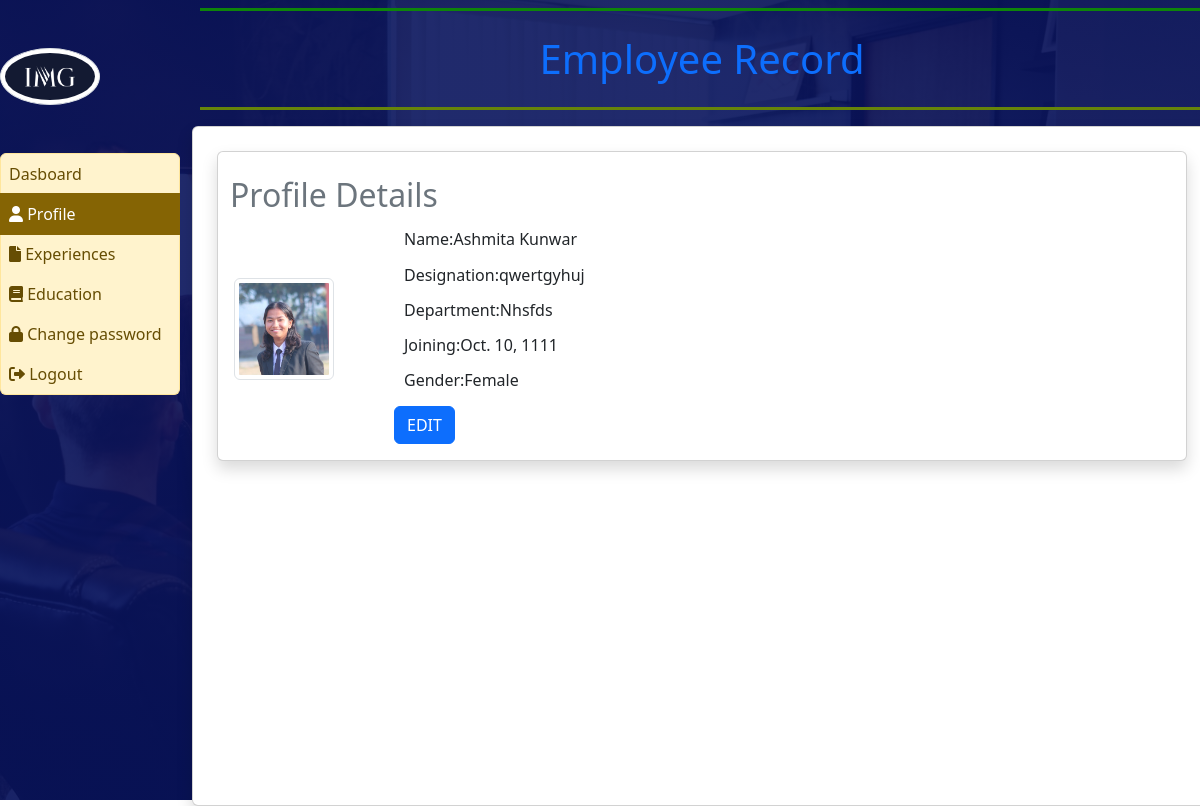
Page /emp_profile/ (signed in) on the earlier database version.
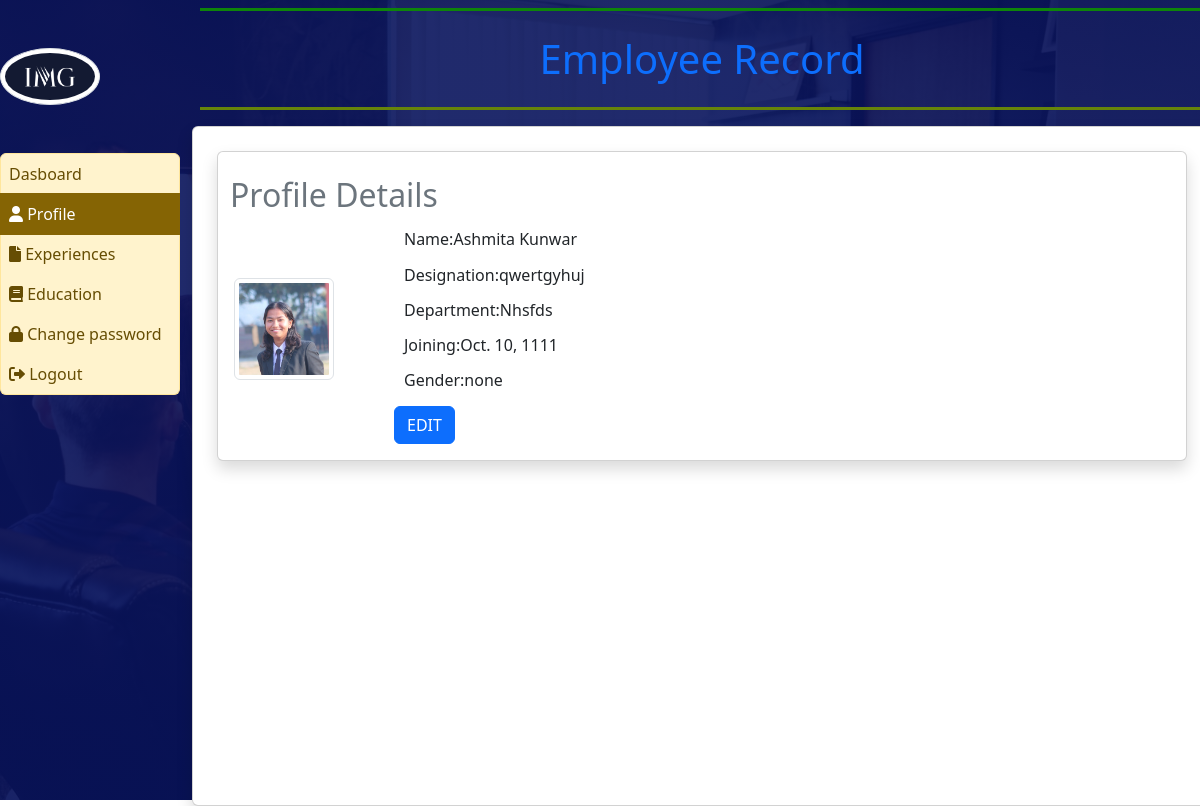
Same page on the later database version.
### employee_app/models.py (models this page shows, shortened)
class EmployeeDetail(models.Model):
    GENDER_CHOICES = (
        ('M', 'Male'),
        ('F', 'Female'),
        ('O', 'Other'),
    )
    user = models.ForeignKey(User, on_delete=models.CASCADE)
    feature_image = models.ImageField(upload_to="EMP_images/%Y/%m/%d", blank=False)
    empcode = models.IntegerField(null=True)
    empdept = models.CharField(max_length=50, null=True)
    designation = models.CharField(max_length=100, null=True)
    contact = models.IntegerField(null=True)
    gender = models.CharField(max_length=1, choices=GENDER_CHOICES)
    join_date = models.DateField(null=True)

### employee_app/views.py (the view)
# urls.py: path("emp_profile/", emp_profile, name="emp_profile"),
def emp_profile(request):
    if not request.user.is_authenticated:
        return redirect("emp_login")
    user = request.user
    employee = EmployeeDetail.objects.get(user=user)
    error = ""
    if request.method == "POST":
        form = EmployeeProfileForm(request.POST, request.FILES, instance=employee)
        if form.is_valid():
            form.save()
            error = "no"
        else:
            error = "yes"
    else:
        form = EmployeeProfileForm(instance=employee)
    return render(request, "emp/emp_profile.html", {"form": form, "error": error})

### templates/emp/emp_profile.html
{% extends "emp/emp_base.html" %}
{% block main %}
<div class="card shadow m-2">
     <div class="card-body">
          <div class="row">
               <h2 class="p-2 text-secondary">Profile Details</h2>
               <div class="col-md-2">
                    <img src="{{form.instance.feature_image.url }}" alt="Images" height="100" width="100"
                         class="img-thumbnail  my-5 d-flex">
               </div>
               <div class="col-md-10">
                    <h6 class="col-sm-6 form-group form-row">Name:{{form.instance.user.first_name}}
                         {{form.instance.user.last_name}}</h6>
                    <h6 class="col-sm-6 form-group form-row">Designation:{{form.instance.designation}}</h6>
                    <h6 class="col-sm-6 form-group form-row">Department:{{form.instance.empdept}}</h6>
                    <h6 class="col-sm-6 form-group form-row">Joining:{{form.instance.join_date}}</h6>
                    <h6 class="col-sm-6 form-group form-row">Gender:{{form.instance.gender}}</h6>
                    <a href="{% url 'emp_profile_edit' %}" class="btn btn-primary ">EDIT</a>
               </div>
          </div>
     </div>
</div>
{% endblock main %}

Differences in the rows shown:
changed EmployeeDetail "qwertgyhuj": instance.gender "Female" → "none"
